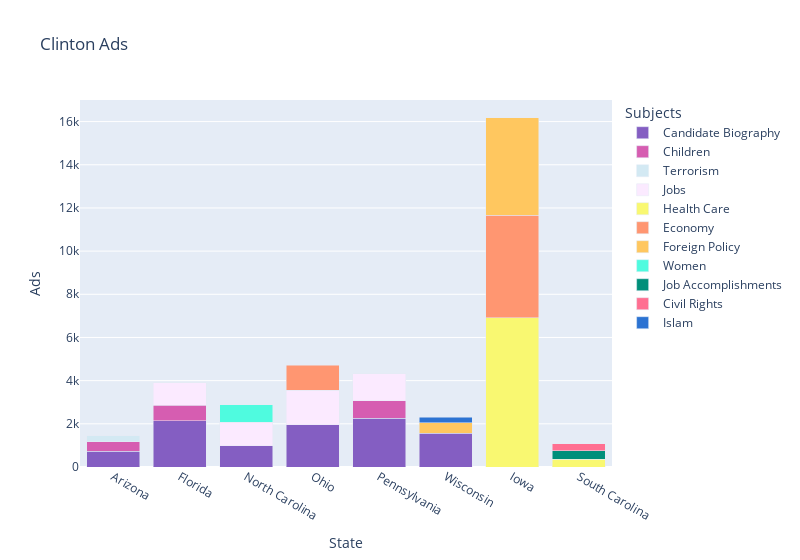

Notebook source saved alongside this figure:
### Code cell
fig = px.bar(top_subjects_clinton[top_subjects_clinton.winning_candidate=='TRUMP, DONALD J.'],
             x='state',
             y='count',
             color='subjects',
             title='Clinton Ads',
             labels={'state': 'State', 'count': 'Ad Counts', 'subjects': 'Subjects'},
             width=800,
             color_discrete_map=clinton_subjects)

fig.update_layout(barmode='stack', xaxis_title='State', yaxis_title='Ads', legend_title='Subjects')
fig.update_layout(yaxis=dict(range=[0,17000]))
fig.show()

### Figure 1 — Plotly figure (JSON) as saved in the notebook; plotly's stock layout.template omitted (floating-point values rounded to 4 significant figures)
{"data": [{"alignmentgroup": "True", "hovertemplate": "Subjects=Candidate Biography<br>State=%{x}<br>Ad Counts=%{y}<extra></extra>", "legendgroup": "Candidate Biography", "marker": {"color": "#845ec2", "pattern": {"shape": ""}}, "name": "Candidate Biography", "offsetgroup": "Candidate Biography", "orientation": "v", "showlegend": true, "textposition": "auto", "type": "bar", "x": ["Arizona", "Florida", "North Carolina", "Ohio", "Pennsylvania", "Wisconsin"], "xaxis": "x", "y": [721, 2154, 978, 1959, 2262, 1571], "yaxis": "y"}, {"alignmentgroup": "True", "hovertemplate": "Subjects=Children<br>State=%{x}<br>Ad Counts=%{y}<extra></extra>", "legendgroup": "Children", "marker": {"color": "#d65db1", "pattern": {"shape": ""}}, "name": "Children", "offsetgroup": "Children", "orientation": "v", "showlegend": true, "textposition": "auto", "type": "bar", "x": ["Arizona", "Florida", "Pennsylvania"], "xaxis": "x", "y": [452, 715, 818], "yaxis": "y"}, {"alignmentgroup": "True", "hovertemplate": "Subjects=Terrorism<br>State=%{x}<br>Ad Counts=%{y}<extra></extra>", "legendgroup": "Terrorism", "marker": {"color": "#d3e9f3", "pattern": {"shape": ""}}, "name": "Terrorism", "offsetgroup": "Terrorism", "orientation": "v", "showlegend": true, "textposition": "auto", "type": "bar", "x": ["Arizona"], "xaxis": "x", "y": [276], "yaxis": "y"}, {"alignmentgroup": "True", "hovertemplate": "Subjects=Jobs<br>State=%{x}<br>Ad Counts=%{y}<extra></extra>", "legendgroup": "Jobs", "marker": {"color": "#fbeaff", "pattern": {"shape": ""}}, "name": "Jobs", "offsetgroup": "Jobs", "orientation": "v", "showlegend": true, "textposition": "auto", "type": "bar", "x": ["Florida", "North Carolina", "Ohio", "Pennsylvania"], "xaxis": "x", "y": [1036, 1093, 1605, 1240], "yaxis": "y"}, {"alignmentgroup": "True", "hovertemplate": "Subjects=Health Care<br>State=%{x}<br>Ad Counts=%{y}<extra></extra>", "legendgroup": "Health Care", "marker": {"color": "#f9f871", "pattern": {"shape": ""}}, "name": "Health Care", "offsetgroup": "Health Care", "orientation": "v", "showlegend": true, "textposition": "auto", "type": "bar", "x": ["Iowa", "South Carolina"], "xaxis": "x", "y": [6909, 363], "yaxis": "y"}, {"alignmentgroup": "True", "hovertemplate": "Subjects=Economy<br>State=%{x}<br>Ad Counts=%{y}<extra></extra>", "legendgroup": "Economy", "marker": {"color": "#ff9671", "pattern": {"shape": ""}}, "name": "Economy", "offsetgroup": "Economy", "orientation": "v", "showlegend": true, "textposition": "auto", "type": "bar", "x": ["Iowa", "Ohio"], "xaxis": "x", "y": [4760, 1144], "yaxis": "y"}, {"alignmentgroup": "True", "hovertemplate": "Subjects=Foreign Policy<br>State=%{x}<br>Ad Counts=%{y}<extra></extra>", "legendgroup": "Foreign Policy", "marker": {"color": "#ffc75f", "pattern": {"shape": ""}}, "name": "Foreign Policy", "offsetgroup": "Foreign Policy", "orientation": "v", "showlegend": true, "textposition": "auto", "type": "bar", "x": ["Iowa", "Wisconsin"], "xaxis": "x", "y": [4511, 475], "yaxis": "y"}, {"alignmentgroup": "True", "hovertemplate": "Subjects=Women<br>State=%{x}<br>Ad Counts=%{y}<extra></extra>", "legendgroup": "Women", "marker": {"color": "#4ffbdf", "pattern": {"shape": ""}}, "name": "Women", "offsetgroup": "Women", "orientation": "v", "showlegend": true, "textposition": "auto", "type": "bar", "x": ["North Carolina"], "xaxis": "x", "y": [824], "yaxis": "y"}, {"alignmentgroup": "True", "hovertemplate": "Subjects=Job Accomplishments<br>State=%{x}<br>Ad Counts=%{y}<extra></extra>", "legendgroup": "Job Accomplishments", "marker": {"color": "#008f7a", "pattern": {"shape": ""}}, "name": "Job Accomplishments", "offsetgroup": "Job Accomplishments", "orientation": "v", "showlegend": true, "textposition": "auto", "type": "bar", "x": ["South Carolina"], "xaxis": "x", "y": [387], "yaxis": "y"}, {"alignmentgroup": "True", "hovertemplate": "Subjects=Civil Rights<br>State=%{x}<br>Ad Counts=%{y}<extra></extra>", "legendgroup": "Civil Rights", "marker": {"color": "#ff6f91", "pattern": {"shape": ""}}, "name": "Civil Rights", "offsetgroup": "Civil Rights", "orientation": "v", "showlegend": true, "textposition": "auto", "type": "bar", "x": ["South Carolina"], "xaxis": "x", "y": [323], "yaxis": "y"}, {"alignmentgroup": "True", "hovertemplate": "Subjects=Islam<br>State=%{x}<br>Ad Counts=%{y}<extra></extra>", "legendgroup": "Islam", "marker": {"color": "#2c73d2", "pattern": {"shape": ""}}, "name": "Islam", "offsetgroup": "Islam", "orientation": "v", "showlegend": true, "textposition": "auto", "type": "bar", "x": ["Wisconsin"], "xaxis": "x", "y": [270], "yaxis": "y"}], "layout": {"barmode": "stack", "legend": {"title": {"text": "Subjects"}, "tracegroupgap": 0}, "title": {"text": "Clinton Ads"}, "width": 800, "xaxis": {"anchor": "y", "domain": [0, 1], "title": {"text": "State"}}, "yaxis": {"anchor": "x", "domain": [0, 1], "range": [0, 17000], "title": {"text": "Ads"}}}}
